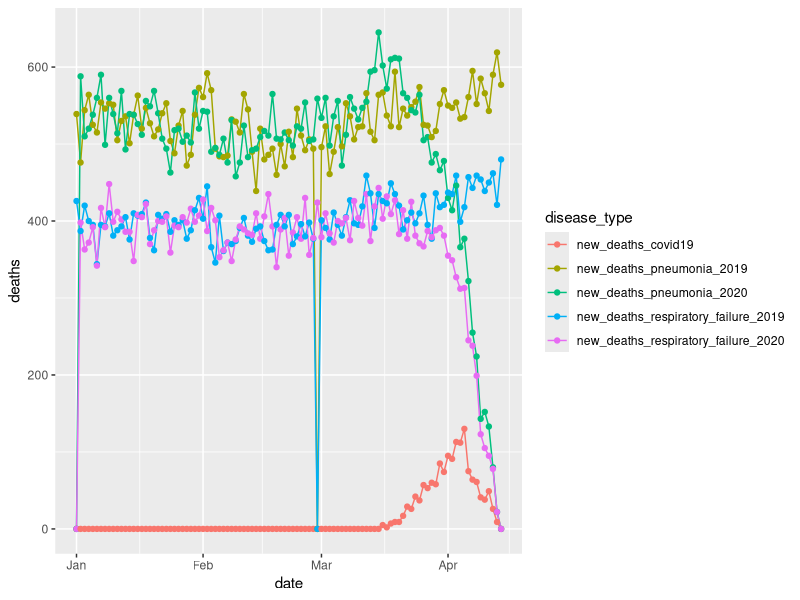

Generate this figure with R:
library(tidyverse)

obitos_cartorio <- read_csv("Brasil_io/obitos_cartorio.csv")

# para o brasil inteiro



aux <- obitos_cartorio %>%
  group_by(date, epidemiological_week_2019, epidemiological_week_2020) %>%
  summarise_at(names(obitos_cartorio)[c(4:8,11:15)],sum) %>%
  pivot_longer(
    cols = -c(date,epidemiological_week_2019,epidemiological_week_2020),
    names_to = "disease_type",
    values_to = "deaths"
  ) %>%
  filter(!str_detect(disease_type,"^deaths"))


ggplot(aux,aes(x=date,y=deaths, color = disease_type)) +
  geom_line() +
  geom_point()
